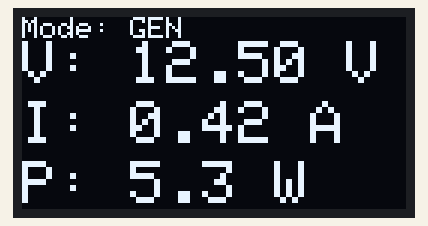
A program run on a simulated ESP32. Shown: 128×64 one-colour display.

Above: at 0.1 s.

The program:

main.cpp
```cpp
#include <Wire.h>
#include <Adafruit_GFX.h>
#include <Adafruit_SH110X.h>

Adafruit_SH1106G display = Adafruit_SH1106G(128, 64, &Wire, -1);


void showPowerOutput(float voltage, float current, float power, const char* mode);


void setup() {
  Serial.begin(115200);
  Wire.begin(21, 22);  // Confirm your pins
  if (!display.begin(0x3C, true)) {
    Serial.println("Display not found");
    while (1);
  }


  display.clearDisplay();
  display.setTextSize(1);
  display.setTextColor(SH110X_WHITE);
  display.setCursor(0, 0);
  display.println("Hello, ESP32!");
  int biz = 100;
  display.print("Hello, ESP32!");
  display.print("Hello, ESP32!");
  display.display();
}

void loop() {

  float voltage = 12.5;    // from INA229 or ADC
  float current = 0.42;    // from sensor
  float power = voltage * current;
  const char* mode = "GEN"; // could also be "BRAKE", "IDLE", etc.

  showPowerOutput(voltage, current, power, mode);
  delay(1000); // refresh every second

}

void showPowerOutput(float voltage, float current, float power, const char* mode) {
  display.clearDisplay();

  display.setTextSize(1);
  display.setTextColor(SH110X_WHITE);
  display.setCursor(0, 0);
  display.print("Mode: ");
  display.println(mode);

  display.setTextSize(2); // Larger text for important metrics
  display.setCursor(0, 8);
  display.print("V: ");
  display.print(voltage, 2);
  display.println(" V");

  display.setCursor(0, 28);
  display.print("I: ");
  display.print(current, 2);
  display.println(" A");

  display.setCursor(0, 48);
  display.print("P: ");
  display.print(power, 1);
  display.println(" W");

  display.display();

}
```
